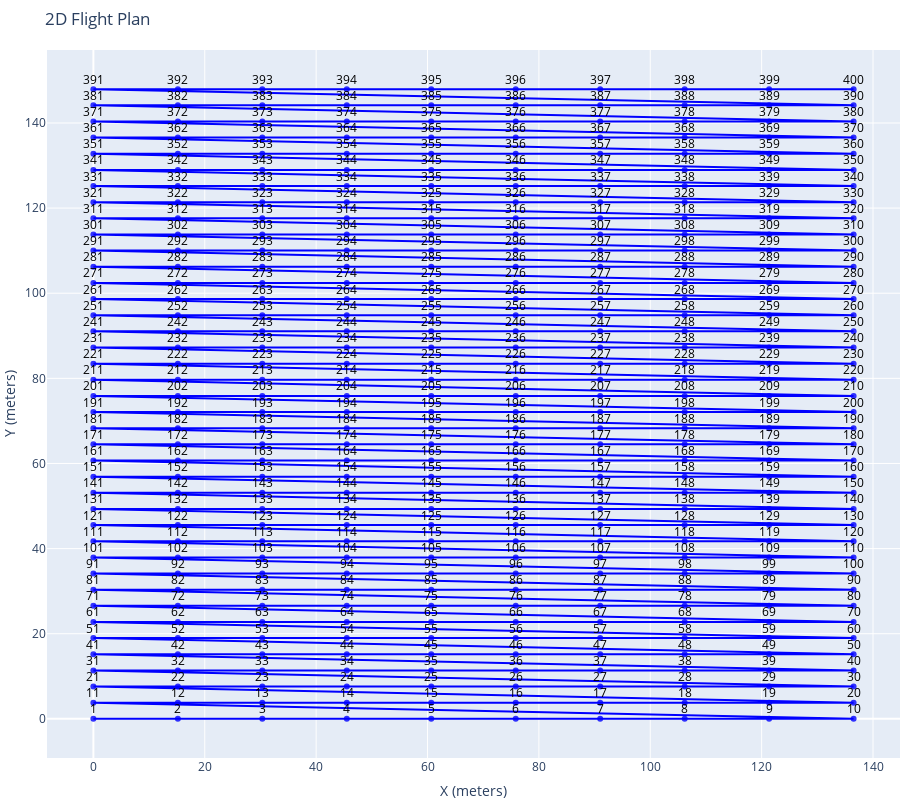

Here is the notebook cell this chart was saved with:
### Code cell
camera_ = copy.deepcopy(camera_x10)
dataset_spec_ = copy.deepcopy(dataset_spec)

dataset_spec_.sidelap = 0.9

print(camera_, dataset_spec_)

fig = plot_photo_plan(generate_photo_plan_on_grid(camera_, dataset_spec_))
fig.show()
